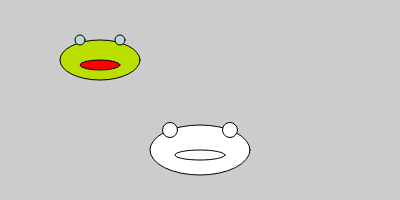
Frame 1 (no input)
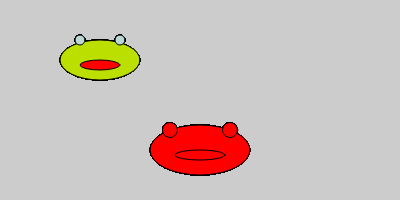
Frame 60 (no input)
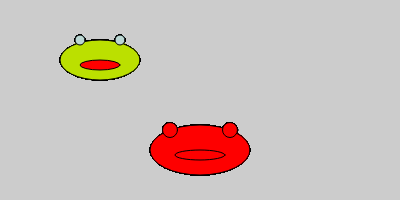
Frame 120 (the mouse pressed at the canvas centre since frame 60)

The p5.js sketch that drew these frames (run headless with seeded random() and noise() and a simulated clock; from frame 60 on, the mouse is pressed at the canvas centre):

// p5.js sketch
// ── sketch.js
function setup() {
  createCanvas(400, 200);
  background(204);
}

function draw() {
  // put drawing code here
  ellipse (200, 150, 100, 50);
  ellipse (200, 155, 50, 10);
  ellipse (230, 130, 15,15);
  ellipse (170, 130, 15,15);


fill(187, 224, 0);
  ellipse (100, 60, 80, 40);
fill(187, 215, 211)
  ellipse (80, 40, 10, 10);
fill(187, 215, 211)
  ellipse (120, 40, 10, 10);
fill(254, 0, 0)
ellipse (100, 65, 40, 10);

}
